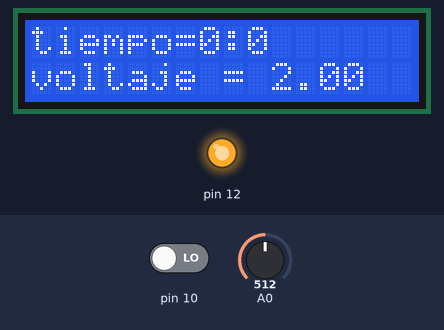
This sketch was run on a simulated Arduino Uno, built with avr-gcc and run on an emulated ATmega328P. Parts: 16×2 character LCD, output pins drawn as LEDs (lit = HIGH). Inputs (shaded band) come from the test bench; at power-on: pin 10 LOW, A0 = 512.

Above: at 1.2 s.
1.3 s: pin 10 driven HIGH
At 1.8 s:
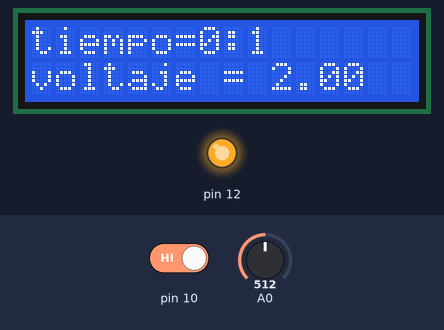
4.0 s: A0 set to 716
At 5.1 s:
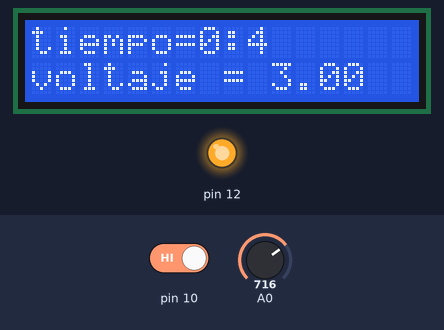
6.1 s: A0 set to 900
At 7.3 s:
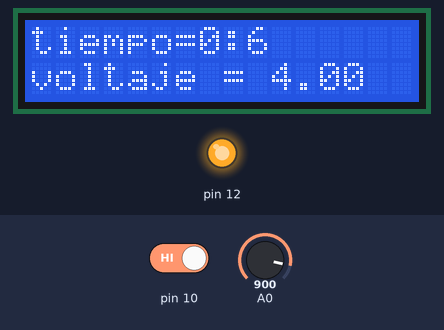
8.2 s: pin 10 driven LOW
At 9.4 s:
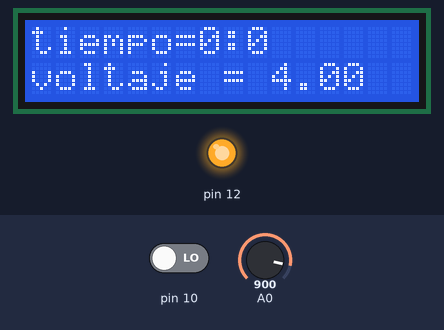
9.7 s: A0 set to 1023
At 10.5 s:
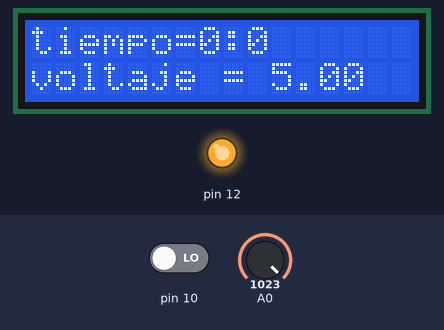
12.7 s: A0 set to 511
At 13.7 s:
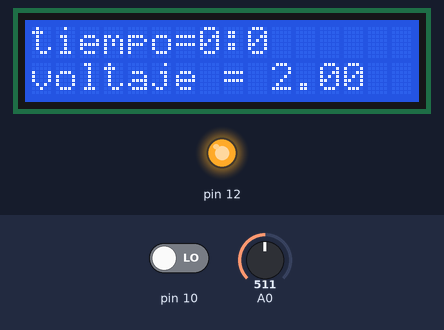
Timing chart, 0 to 15.7 s (numbered marks = the images above; inputs shaded):
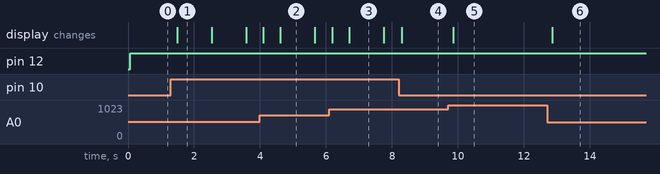

The sketch:

DanielLCD1.ino
```cpp
#include <Wire.h>
#include <LiquidCrystal_PCF8574.h>
LiquidCrystal_PCF8574 lcd(0x27);
unsigned long previousMillis = 0;
const long interval = 1000;
int segundos;
int minutos1;
int minutos2;
int minutosX;
void setup() {
//--------[ Modo Dios ]-------//
  int error;
  Wire.begin();
  Wire.beginTransmission(0x27);
  error = Wire.endTransmission();
  lcd.begin(16, 2);
  lcd.setBacklight(255);
  pinMode(12,OUTPUT);
  pinMode(10,INPUT);
}

void loop() {

  digitalWrite(12,HIGH);
  segundos = 0;
  minutos1 = 0;
  minutos2 = 0;
  minutosX = 0;

while ( digitalRead(10)==HIGH){
  delay(100);
  unsigned long currentMillis = millis();
  if (currentMillis - previousMillis >= interval) {
    previousMillis = currentMillis;
    segundos++;
   }
   if (segundos == 60){segundos = 0; minutos1++; if (minutos1 == 60){minutos2++;}}
   if (minutos1 == 5){minutosX = 1;}
   if (minutosX == 1){digitalWrite(12,LOW); if (minutos2 == 1){minutosX == 0;minutos1==0; minutos2==0;}}
   if (minutosX == 0){digitalWrite(12,HIGH);}
float sensor= analogRead(A0);
float voltaje= map(sensor,0,1023,0.0000,5.0000);
printX(segundos,minutos1,voltaje);
}

float sensor= analogRead(A0);
float voltaje= map(sensor,0,1023,0.0000,5.0000);
printX(0,0,voltaje);
delay(100);
}

void printX(int segx,int minx,float heman){

  lcd.home();
  lcd.clear();
  lcd.setCursor(0, 0);
  lcd.print("tiempo=");
  lcd.print(minx);
  lcd.print(":");
  lcd.print(segx);
  lcd.setCursor(0, 1);
  lcd.print("voltaje = ");
  lcd.print(heman);
}
```

Measured:
- after the input at 1.3 s, the display: changes after 0.20 s (image 1)
- after the input at 8.2 s, the display: changes after 0.10 s (image 4)
- after the input at 9.7 s, the display: changes after 0.16 s (image 5)
- after the input at 12.7 s, the display: changes after 0.15 s (image 6)
- what the display in image 1 shows lasts 1.0 s, from 1.5 s to 2.5 s
